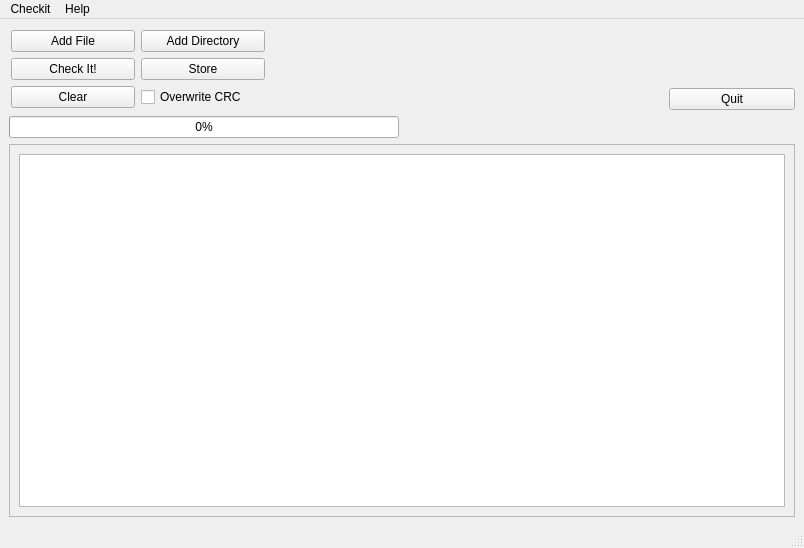
<?xml version="1.0" encoding="UTF-8"?>
<ui version="4.0">
 <class>MainWindow</class>
 <widget class="QMainWindow" name="MainWindow">
  <property name="geometry">
   <rect>
    <x>0</x>
    <y>0</y>
    <width>804</width>
    <height>548</height>
   </rect>
  </property>
  <property name="windowTitle">
   <string>Checkit!</string>
  </property>
  <property name="unifiedTitleAndToolBarOnMac">
   <bool>false</bool>
  </property>
  <widget class="QWidget" name="centralwidget">
   <property name="sizePolicy">
    <sizepolicy hsizetype="Expanding" vsizetype="Expanding">
     <horstretch>0</horstretch>
     <verstretch>0</verstretch>
    </sizepolicy>
   </property>
   <layout class="QGridLayout" name="gridLayout">
    <item row="4" column="0" colspan="3">
     <widget class="QProgressBar" name="progressBar">
      <property name="value">
       <number>0</number>
      </property>
     </widget>
    </item>
    <item row="3" column="5">
     <widget class="QPushButton" name="pushButton_5">
      <property name="text">
       <string>Quit</string>
      </property>
     </widget>
    </item>
    <item row="2" column="0" rowspan="2" colspan="2">
     <layout class="QGridLayout" name="gridLayout_4">
      <property name="leftMargin">
       <number>2</number>
      </property>
      <property name="topMargin">
       <number>2</number>
      </property>
      <property name="rightMargin">
       <number>2</number>
      </property>
      <property name="bottomMargin">
       <number>2</number>
      </property>
      <item row="0" column="0">
       <widget class="QPushButton" name="pushButton_2">
        <property name="text">
         <string>Add File</string>
        </property>
       </widget>
      </item>
      <item row="1" column="0">
       <widget class="QPushButton" name="pushButton">
        <property name="text">
         <string>Check It!</string>
        </property>
       </widget>
      </item>
      <item row="1" column="1">
       <widget class="QPushButton" name="pushButton_4">
        <property name="text">
         <string>Store</string>
        </property>
       </widget>
      </item>
      <item row="0" column="1">
       <widget class="QPushButton" name="pushButton_3">
        <property name="text">
         <string>Add Directory</string>
        </property>
       </widget>
      </item>
      <item row="2" column="0">
       <widget class="QPushButton" name="pushButton_6">
        <property name="text">
         <string>Clear</string>
        </property>
       </widget>
      </item>
      <item row="2" column="1">
       <widget class="QCheckBox" name="overwriteCheckbox">
        <property name="text">
         <string>Overwrite CRC</string>
        </property>
       </widget>
      </item>
     </layout>
    </item>
    <item row="5" column="0" colspan="6">
     <widget class="QScrollArea" name="scrollArea">
      <property name="sizePolicy">
       <sizepolicy hsizetype="Expanding" vsizetype="Expanding">
        <horstretch>0</horstretch>
        <verstretch>0</verstretch>
       </sizepolicy>
      </property>
      <property name="widgetResizable">
       <bool>true</bool>
      </property>
      <widget class="QWidget" name="scrollAreaWidgetContents">
       <property name="geometry">
        <rect>
         <x>0</x>
         <y>0</y>
         <width>784</width>
         <height>366</height>
        </rect>
       </property>
       <property name="sizePolicy">
        <sizepolicy hsizetype="Expanding" vsizetype="Expanding">
         <horstretch>0</horstretch>
         <verstretch>0</verstretch>
        </sizepolicy>
       </property>
       <property name="maximumSize">
        <size>
         <width>16777215</width>
         <height>16777215</height>
        </size>
       </property>
       <layout class="QVBoxLayout" name="verticalLayout_2">
        <item>
         <widget class="QListWidget" name="listWidget">
          <property name="contextMenuPolicy">
           <enum>Qt::DefaultContextMenu</enum>
          </property>
          <property name="selectionMode">
           <enum>QAbstractItemView::ExtendedSelection</enum>
          </property>
          <property name="uniformItemSizes">
           <bool>true</bool>
          </property>
         </widget>
        </item>
       </layout>
      </widget>
     </widget>
    </item>
   </layout>
  </widget>
  <widget class="QStatusBar" name="statusbar"/>
  <widget class="QMenuBar" name="menubar">
   <property name="geometry">
    <rect>
     <x>0</x>
     <y>0</y>
     <width>804</width>
     <height>20</height>
    </rect>
   </property>
   <widget class="QMenu" name="menuCheckit">
    <property name="title">
     <string>Checkit</string>
    </property>
    <addaction name="actionAdd_File_2"/>
    <addaction name="actionAdd_Directory_2"/>
    <addaction name="actionCheck"/>
    <addaction name="actionStore"/>
    <addaction name="actionClear"/>
    <addaction name="separator"/>
    <addaction name="actionQuit_2"/>
   </widget>
   <widget class="QMenu" name="menuHelp">
    <property name="title">
     <string>Help</string>
    </property>
    <addaction name="actionManual"/>
    <addaction name="actionAbout"/>
   </widget>
   <addaction name="menuCheckit"/>
   <addaction name="menuHelp"/>
  </widget>
  <action name="actionAdd_File">
   <property name="text">
    <string>Add File</string>
   </property>
  </action>
  <action name="actionAdd_Directory">
   <property name="text">
    <string>Add Directory</string>
   </property>
  </action>
  <action name="actionExit">
   <property name="text">
    <string>Exit</string>
   </property>
  </action>
  <action name="actionQuit">
   <property name="text">
    <string>Quit</string>
   </property>
  </action>
  <action name="actionAbout">
   <property name="text">
    <string>About</string>
   </property>
  </action>
  <action name="actionQuit_2">
   <property name="text">
    <string>Quit</string>
   </property>
  </action>
  <action name="actionAdd_File_2">
   <property name="text">
    <string>Add File</string>
   </property>
  </action>
  <action name="actionAdd_Directory_2">
   <property name="text">
    <string>Add Directory</string>
   </property>
  </action>
  <action name="actionCheck">
   <property name="text">
    <string>Check</string>
   </property>
  </action>
  <action name="actionStore">
   <property name="text">
    <string>Store</string>
   </property>
  </action>
  <action name="actionOverwrite_CRC">
   <property name="text">
    <string>Overwrite CRC</string>
   </property>
  </action>
  <action name="actionManual">
   <property name="text">
    <string>Manual</string>
   </property>
  </action>
  <action name="actionClear">
   <property name="text">
    <string>Clear</string>
   </property>
  </action>
 </widget>
 <resources/>
 <connections>
  <connection>
   <sender>pushButton_2</sender>
   <signal>clicked()</signal>
   <receiver>MainWindow</receiver>
   <slot>addFile()</slot>
   <hints>
    <hint type="sourcelabel">
     <x>133</x>
     <y>52</y>
    </hint>
    <hint type="destinationlabel">
     <x>155</x>
     <y>170</y>
    </hint>
   </hints>
  </connection>
  <connection>
   <sender>pushButton_3</sender>
   <signal>clicked(bool)</signal>
   <receiver>MainWindow</receiver>
   <slot>addDirectory()</slot>
   <hints>
    <hint type="sourcelabel">
     <x>264</x>
     <y>52</y>
    </hint>
    <hint type="destinationlabel">
     <x>429</x>
     <y>170</y>
    </hint>
   </hints>
  </connection>
  <connection>
   <sender>pushButton</sender>
   <signal>clicked()</signal>
   <receiver>MainWindow</receiver>
   <slot>check()</slot>
   <hints>
    <hint type="sourcelabel">
     <x>133</x>
     <y>81</y>
    </hint>
    <hint type="destinationlabel">
     <x>655</x>
     <y>173</y>
    </hint>
   </hints>
  </connection>
  <connection>
   <sender>pushButton_4</sender>
   <signal>clicked()</signal>
   <receiver>MainWindow</receiver>
   <slot>store()</slot>
   <hints>
    <hint type="sourcelabel">
     <x>264</x>
     <y>81</y>
    </hint>
    <hint type="destinationlabel">
     <x>644</x>
     <y>179</y>
    </hint>
   </hints>
  </connection>
  <connection>
   <sender>pushButton_6</sender>
   <signal>clicked()</signal>
   <receiver>MainWindow</receiver>
   <slot>clearList()</slot>
   <hints>
    <hint type="sourcelabel">
     <x>133</x>
     <y>110</y>
    </hint>
    <hint type="destinationlabel">
     <x>585</x>
     <y>235</y>
    </hint>
   </hints>
  </connection>
  <connection>
   <sender>pushButton_5</sender>
   <signal>clicked()</signal>
   <receiver>MainWindow</receiver>
   <slot>quit()</slot>
   <hints>
    <hint type="sourcelabel">
     <x>743</x>
     <y>103</y>
    </hint>
    <hint type="destinationlabel">
     <x>454</x>
     <y>89</y>
    </hint>
   </hints>
  </connection>
 </connections>
 <slots>
  <slot>addFile()</slot>
  <slot>addDirectory()</slot>
  <slot>check()</slot>
  <slot>store()</slot>
  <slot>clearList()</slot>
  <slot>quit()</slot>
 </slots>
</ui>
